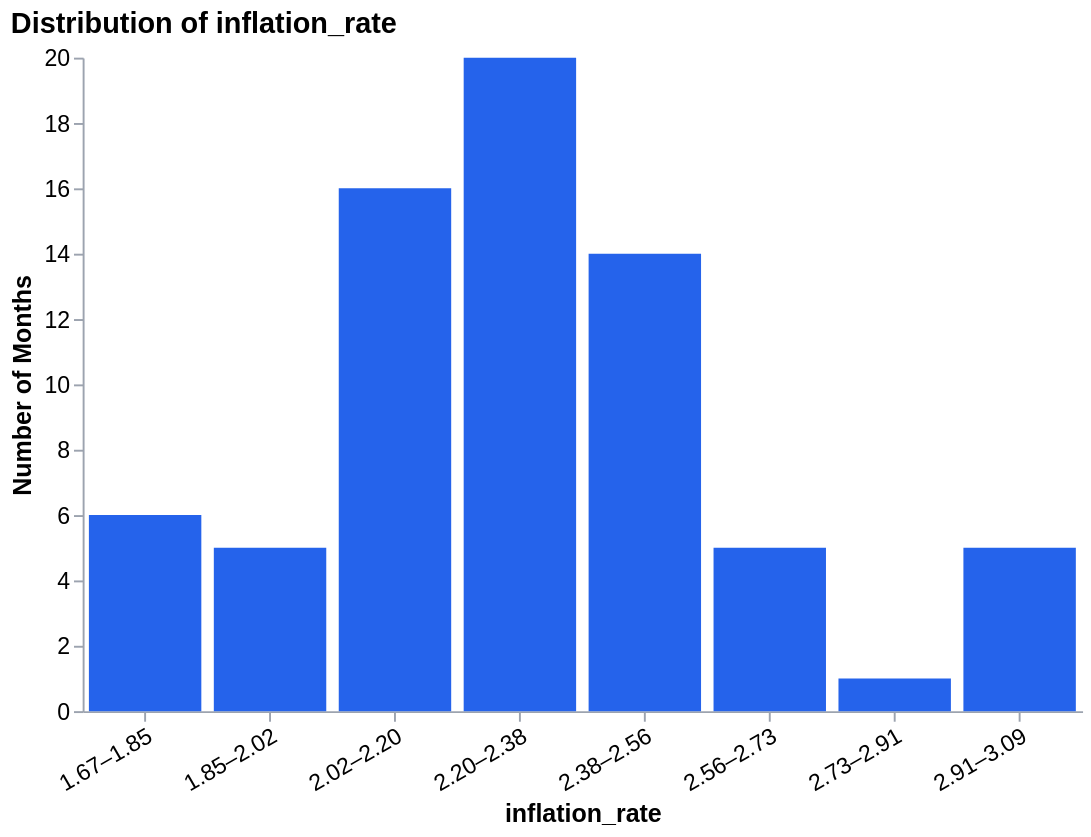

Notebook code cell kept with this figure:
### Code cell
numeric_distribution('inflation_rate', min_bins=6, max_bins=12)

### Figure 1 — Vega-Lite specification as saved in the notebook (floating-point values rounded to 4 significant figures)
{"config": {"view": {"continuousWidth": 300, "continuousHeight": 300, "strokeWidth": 0}, "axis": {"domainColor": "#9ca3af", "labelColor": "#000", "labelFontSize": 12, "labelLimit": 160, "tickColor": "#9ca3af", "titleColor": "#000", "titleFontSize": 13}}, "data": {"name": "data-6ba0a215c792575ddefc1540cbeff7a7"}, "mark": {"type": "bar", "color": "#2563eb"}, "encoding": {"tooltip": [{"field": "Bin", "title": "inflation_rate", "type": "nominal"}, {"field": "Count", "format": ",", "title": "Months", "type": "quantitative"}], "x": {"axis": {"grid": false, "labelAngle": -30}, "field": "Bin", "sort": ["1.67–1.85", "1.85–2.02", "2.02–2.20", "2.20–2.38", "2.38–2.56", "2.56–2.73", "2.73–2.91", "2.91–3.09"], "title": "inflation_rate", "type": "nominal"}, "y": {"axis": {"grid": false}, "field": "Count", "title": "Number of Months", "type": "quantitative"}}, "height": 340, "title": {"text": "Distribution of inflation_rate", "anchor": "start", "fontSize": 15}, "width": 520, "$schema": "https://vega.github.io/schema/vega-lite/v5.20.1.json", "datasets": {"data-6ba0a215c792575ddefc1540cbeff7a7": [{"Bin": "1.67–1.85", "Count": 6}, {"Bin": "1.85–2.02", "Count": 5}, {"Bin": "2.02–2.20", "Count": 16}, {"Bin": "2.20–2.38", "Count": 20}, {"Bin": "2.38–2.56", "Count": 14}, {"Bin": "2.56–2.73", "Count": 5}, {"Bin": "2.73–2.91", "Count": 1}, {"Bin": "2.91–3.09", "Count": 5}]}}
